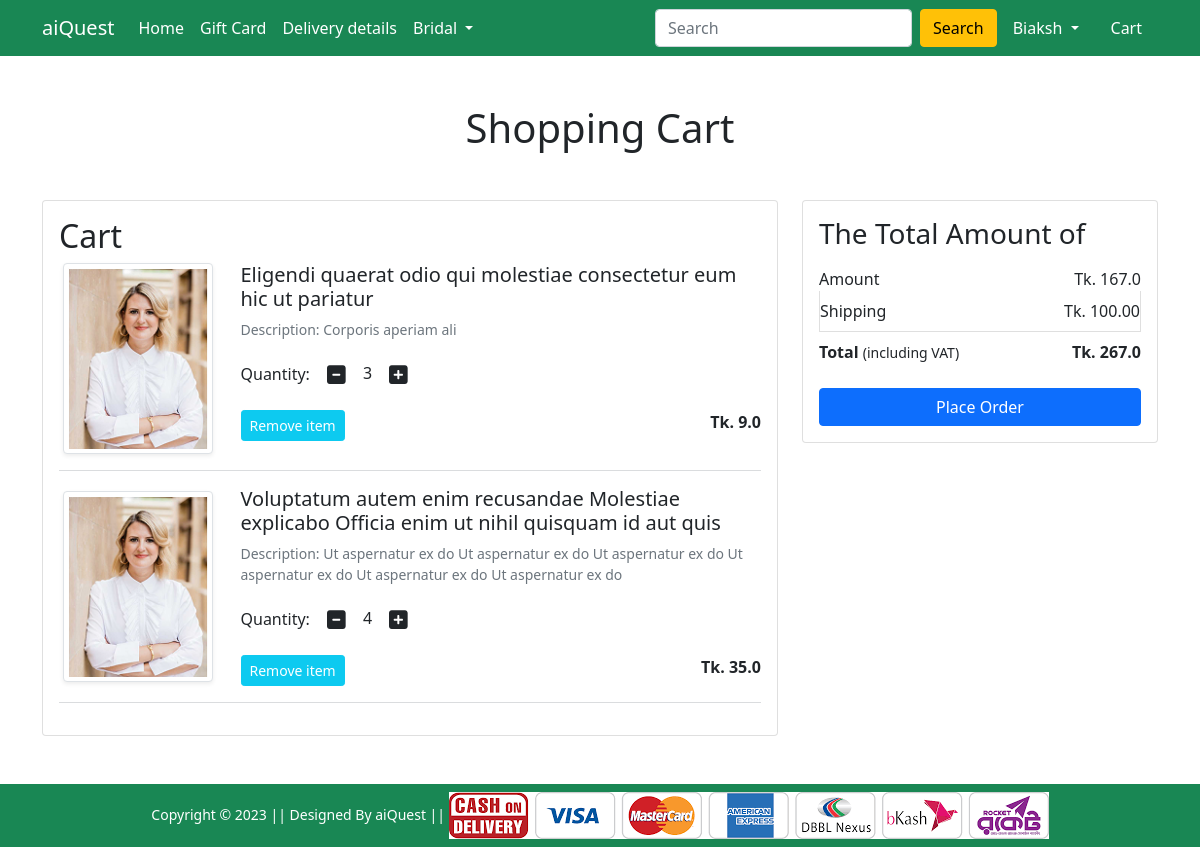
/cart/ (signed in), run on an earlier commit of the app's database.
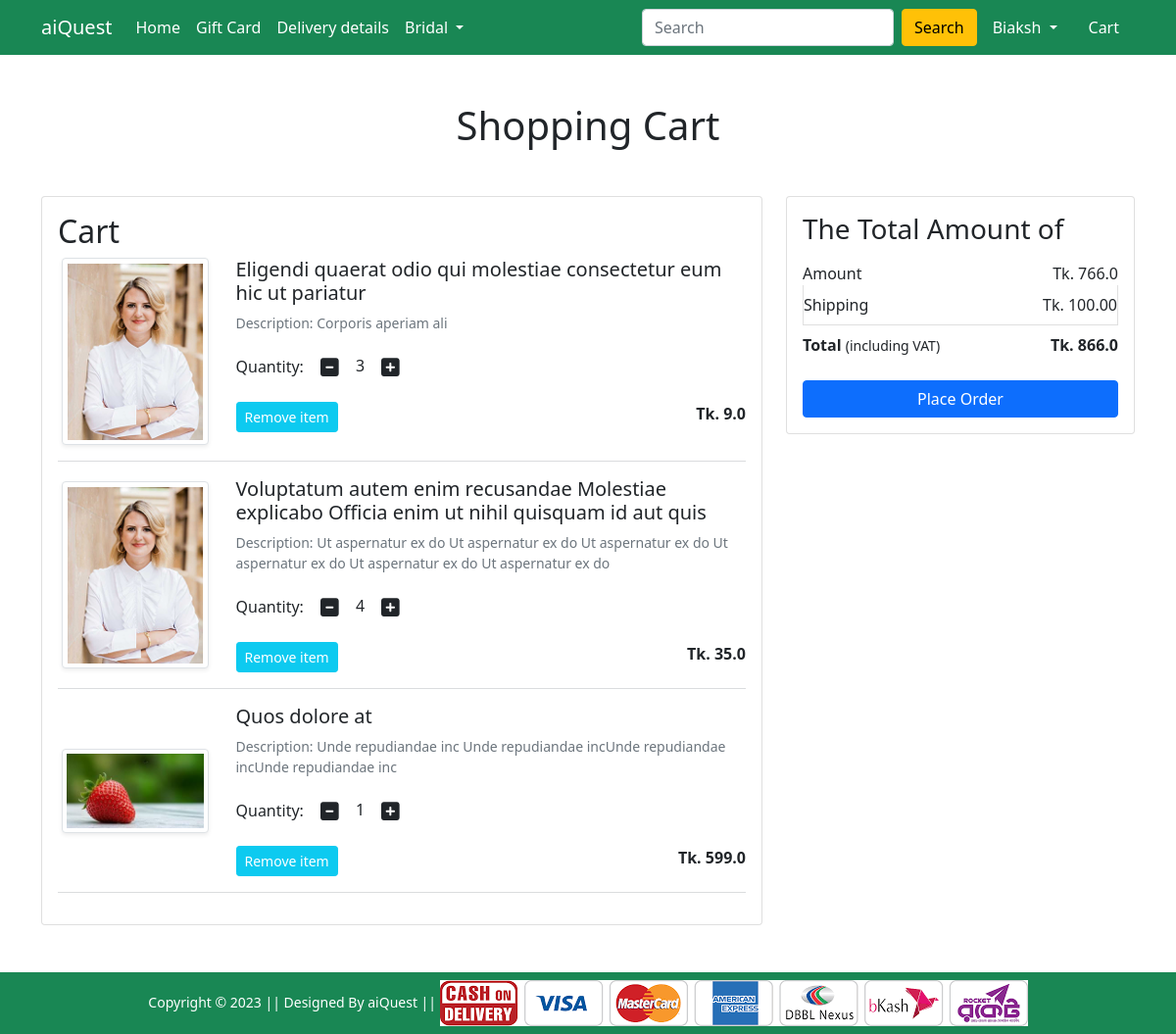
And on a later commit of the database.
### Shop/models.py (models this page shows, shortened)
class Card(models.Model):
    user = models.ForeignKey(User, on_delete=models.CASCADE)
    product = models.ForeignKey(Product, on_delete=models.CASCADE)
    quantity = models.PositiveIntegerField(default=1)

class Product(models.Model):
    title = models.CharField(max_length=300)
    selling_price = models.FloatField()
    discounted_price = models.FloatField()
    description = models.TextField()
    brand = models.CharField(max_length=40)
    category = models.CharField(choices=CATEGORY_CHOICES , max_length=3)
    product_image = models.ImageField(upload_to='productImg')

### Shop/views.py (the view)
# urls.py: path('cart/', views.show_card, name="show_cart"),
def show_card(request):
 if request.user.is_authenticated:
  user =request.user
  amount = 0
  shipping_amount =100
  total_amount = 0
  cart_product = [p for p in Card.objects.all() if p.user == user]
  if cart_product:
   for p in cart_product:
    temp_amount = (p.quantity * p.product.discounted_price)
    amount = temp_amount + amount
    totalamount = amount + shipping_amount
  else:
   return render(request, 'Shop/emptycart.html')
  cart = Card.objects.filter(user=user)
  return render(request, 'Shop/addtocart.html', {'carts':cart, 'totalamount': totalamount, 'amount':amount})

### Shop/templates/Shop/addtocart.html (shortened to what this page needs)
{% extends 'Shop/base.html' %}
{% load static %}
{% block main-content %}
<div class="container my-5">
    <div class="row">
        <h1 class="text-center mb-5">Shopping Cart</h1>
        <div class="col-sm-8">
            <div class="card">
                <div class="card-body">
                    <h2>Cart </h2>
                    {% for cart in carts %}
                    <div class="row">
                        <div class="col-sm-3 text-center align-self-center"><img
                                src="{{cart.product.product_image.url}}" alt="" srcset=""
                                class="img-fluid img-thumbnail shadow-sm" height="150" width="150"> </div>
                        <div class="col-sm-9">
                            <div>
                                <h5>{{cart.product.title}}</h5>
                                <p class="mb-2 text-muted small">Description: {{cart.product.description}}</p>
                                <div class="my-3">
                                    <label for="quantity">Quantity:</label>
                                    <a pid="{{cart.product.id}}" class="minus-cart btn"><i class="fas fa-minus-square fa-lg"></i></a>
                                    <span id="quantity">{{cart.quantity}}</span>
                                    <a pid="{{cart.product.id}}" class="plus-cart btn"><i class="fas fa-plus-square fa-lg"></i></a>
                                </div>
                                <div class="d-flex justify-content-between">
                                    <a pid="{{cart.product.id}}" href="#" class="btn btn-sm btn-info remove-cart  text-white mr-3">Remove item </a>
                                    <p class="mb-0"><span><strong>Tk. {{cart.product.discounted_price}}</strong></span></p>
                                </div>
                            </div>
                        </div>
                    </div>
                    <hr class="text-muted">
                     {% endfor %}
                </div>
            </div>
        </div>
        <div class="col-sm-4">
            <div class="card">
                <div class="card-body">
                    <h3>The Total Amount of</h3>
                    <ul class="list-group">
                        <li
                            class="list-group-item d-flex justify-content-between align-items-center border-0 px-0 pb-0">
                            Amount<span >Tk. <span id="amount">{{amount}}</span></span></li>
                        <li class="list-group-item d-flex justify-content-between align-items-center px-0">
                            Shipping<span>Tk. 100.00</span></li>
                        <li
                            class="list-group-item d-flex justify-content-between align-items-center border-0 px-0 mb-3">
                            <div>
                                <strong>Total</strong> <small>(including VAT)</small>
                            </div>
                            <span><strong>Tk. <strong id="totalamount"> {{totalamount}}</strong> </strong></span>
                        </li>
                    </ul>
                    <div class="d-grid"><a href="{% url 'checkout' %}" class="btn btn-primary">Place Order</a></div>
                </div>
            </div>
        </div>
    </div>
</div>
{% endblock main-content %}

What changed in the data, as far as the page shows it:
added Card: product.product_image (picture), product "Quos dolore at", product.description "Unde repudiandae inc Unde repudiandae incUnde repudiandae incUnde repudiandae inc", quantity "1", product.discounted_price "599.0"
Also different on the page:
{{ amount }}: "167.0" → "766.0"
{{ totalamount }}: "267.0" → "866.0"
